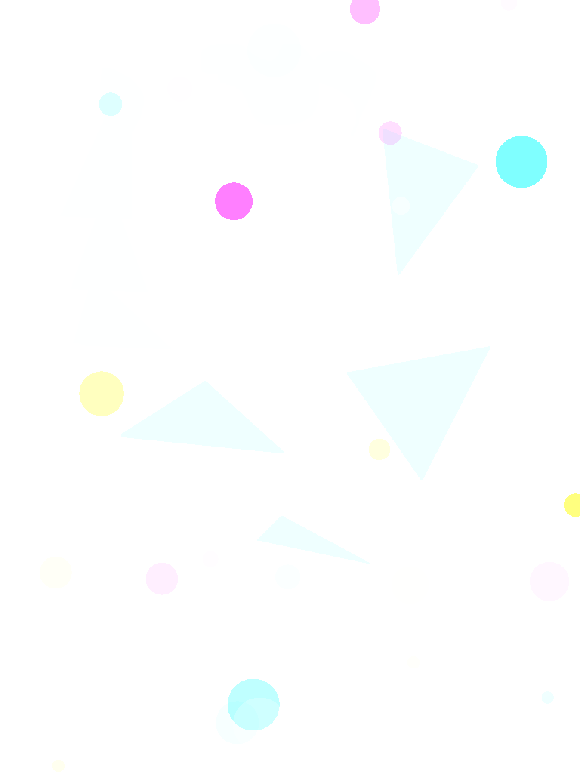
#> input picture docs/src/examples/examples/python/poc/aoi_extraction/composed.png, 580 x 773 px
$ python cpu.py
#> lines starting #> are read from the running program, lines starting #| are printed output that depends on the picture; after the words box and inside, x2 and y2 are one past the last pixel; in counts of white or black regions, pixels touching at a corner belong together
import PIL.Image


def decompose(composed: PIL.Image.Image):
    composed_rgba_array = composed.getdata()
    w, h = composed.width, composed.height
#> w = 580; h = 773
    for aoi in range(32):
        print("aoi", aoi)
        aoi_png = PIL.Image.new("L", (w, h))
        aoi_png_data = list(aoi_png.getdata())
        color_channel = aoi // 8  # 0,1,2,3 for r, g, b, a
        channel_bitmask = 1 << aoi % 8  # eg 0x00000100 for channel 3
        for x in range(w):
            for y in range(h):
                composed_rgba = composed_rgba_array[y * w + x]
                color_value = composed_rgba[color_channel]
                if channel_bitmask & color_value:
                    aoi_png_data[y * w + x] = 255
        aoi_png.putdata(aoi_png_data)
        aoi_png.save(f"out{aoi}.png")
#> this loop made 32 passes
#> pass 1, in decompose, `aoi_png.save(f"out{aoi}.png")`:
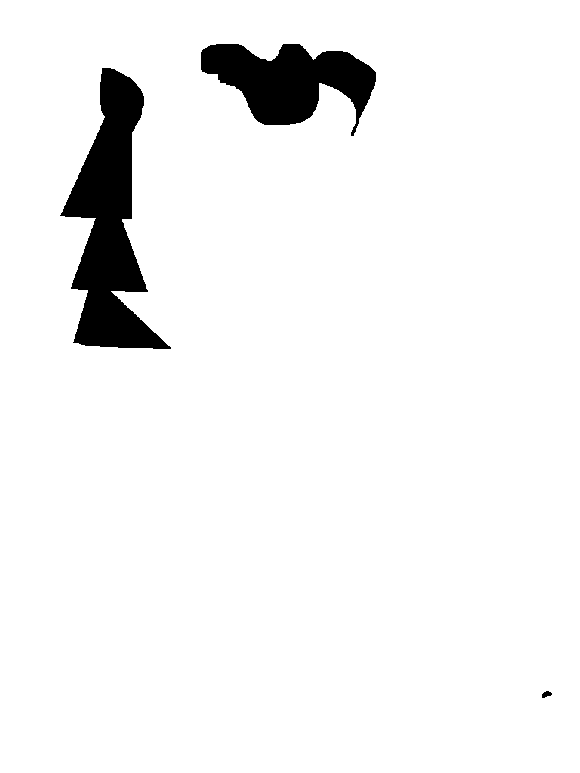
#> saved as out0.png: PIL image 580x773 L; 94.9% white; 3 black regions, box (x1, y1, x2, y2) and area: (60, 68, 171, 349) 13998, (201, 44, 376, 136) 8896, (542, 691, 552, 698) 46
#> pass 2, in decompose, `aoi_png.save(f"out{aoi}.png")`:
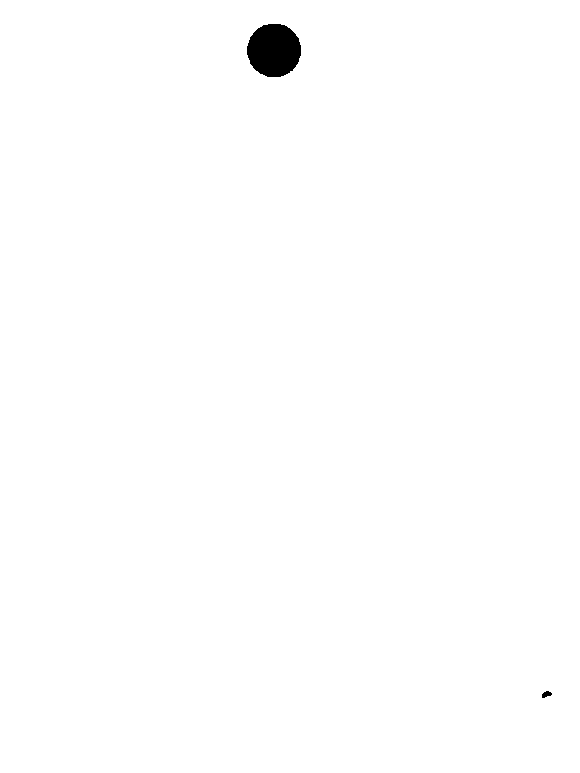
#> saved as out1.png: PIL image 580x773 L; 99.5% white; 2 black regions, box (x1, y1, x2, y2) and area: (247, 24, 301, 77) 2271, (542, 691, 552, 698) 46
#> after the loop:
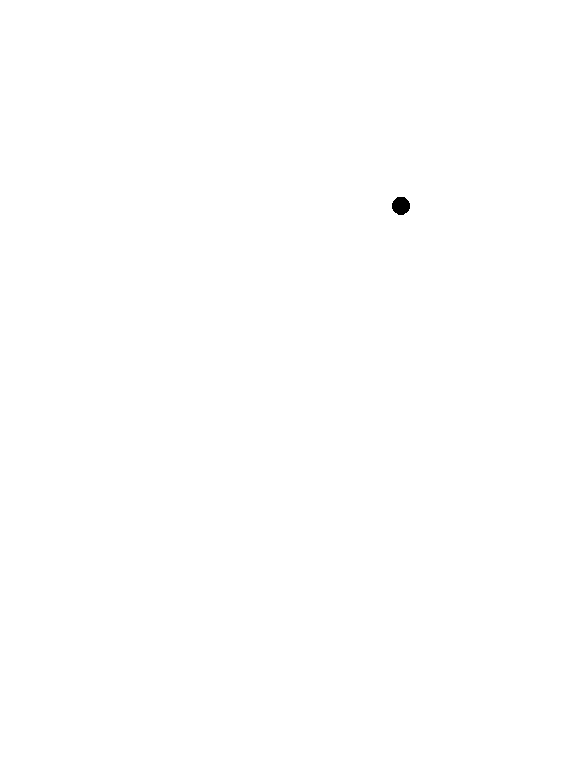
#> aoi_png: PIL image 580x773 L; 99.9% white; 1 black region, box (x1, y1, x2, y2) and area: (392, 197, 410, 215) 256


decompose(PIL.Image.open("composed.png"))
